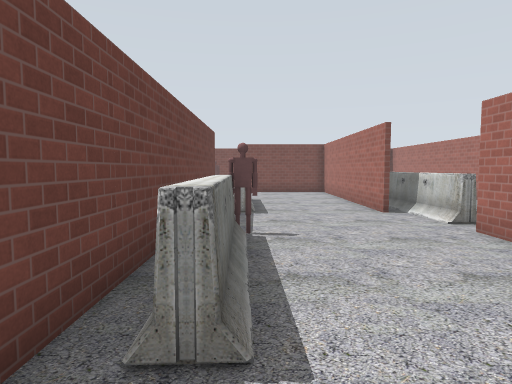
view 1 (above)

24 first-person views from a walk through a robot-simulator world made for Gazebo. The camera is 1.2 m above the floor, tilts 4° down and sees 75° across. Floor lines are 1 m apart. The floor is counted in squares, 1 m on a side. Each view is taken from the middle of a square. On the plan, view 1 faces up. The plan holds only what a view shows up to about 13 squares ahead; the rest is blank. Robots are left out. Gazebo's built-in surfaces are drawn with simple patterns. Some stock models are drawn as simple stand-ins.

view 2
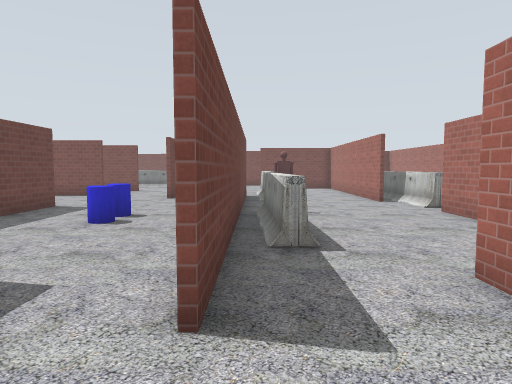

view 3
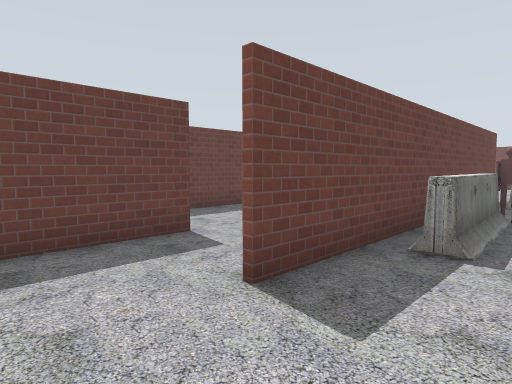

view 4
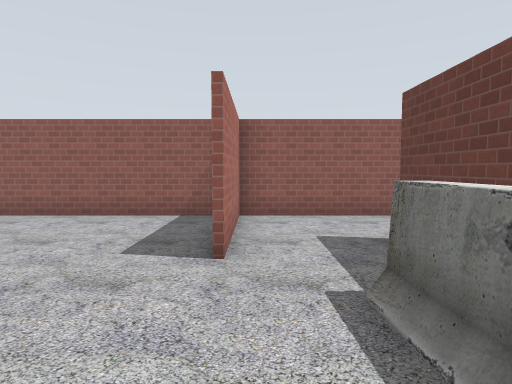

view 5
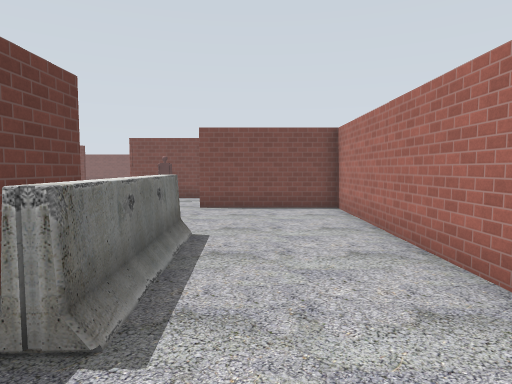

view 6
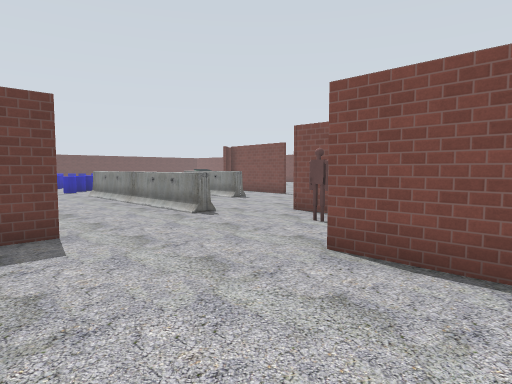

view 7
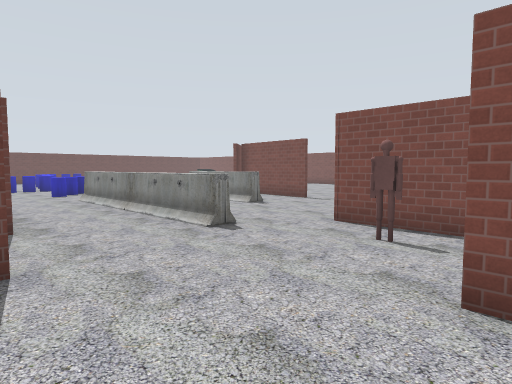

view 8
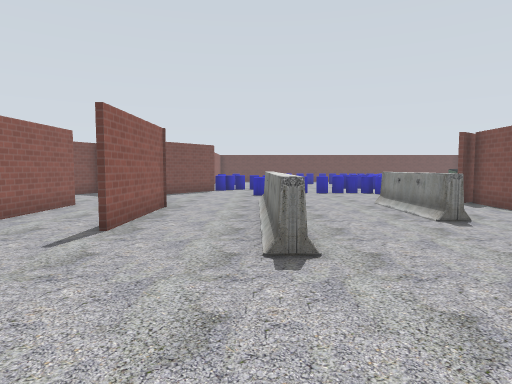

view 9
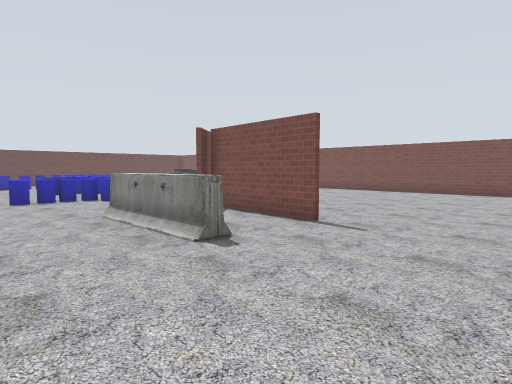

view 10
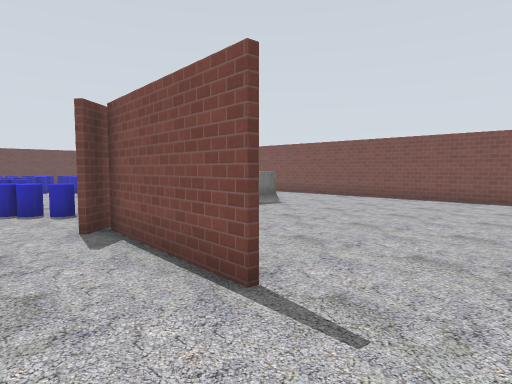

view 11
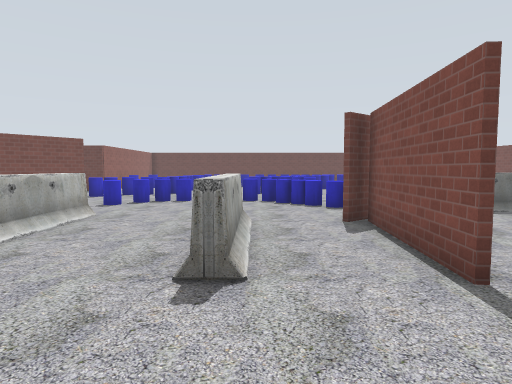

view 12
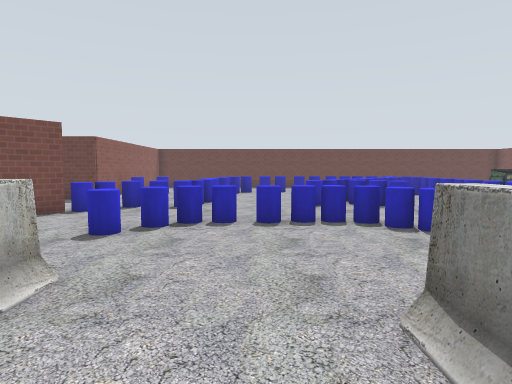

view 13
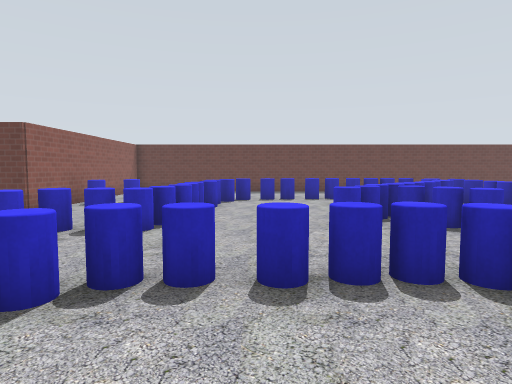

view 14
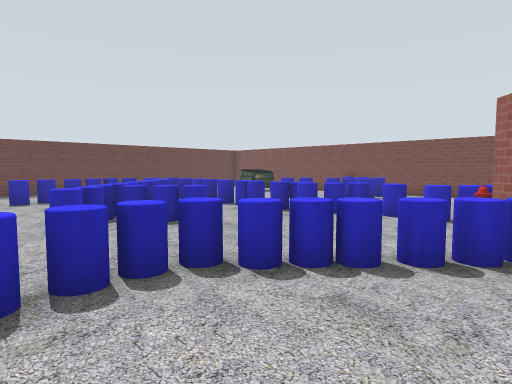

view 15
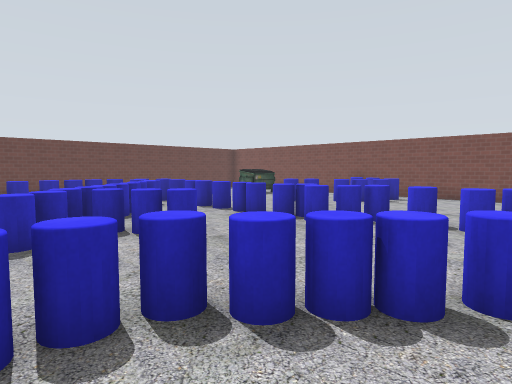

view 16
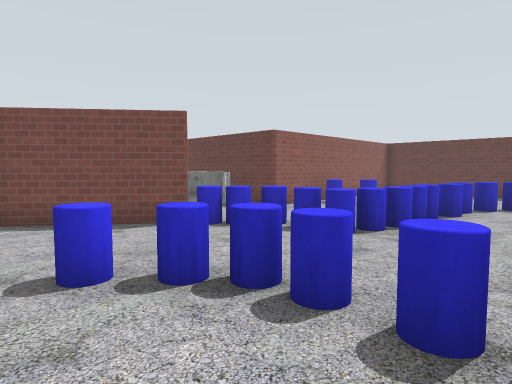

view 17
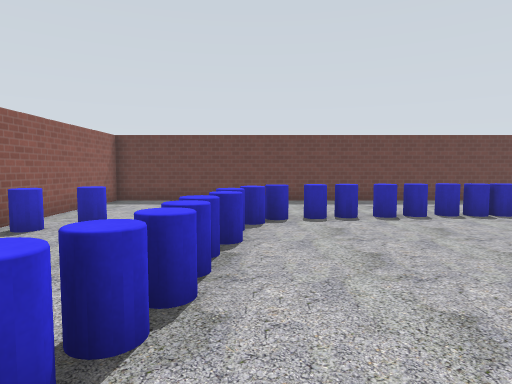

view 18
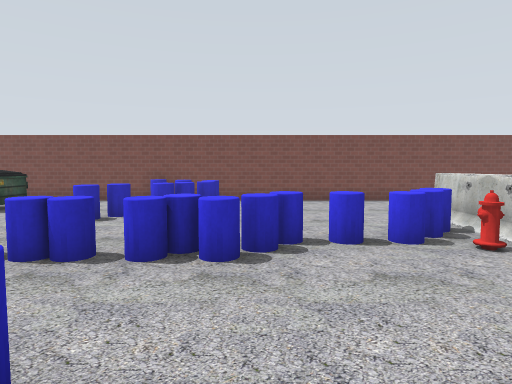

view 19
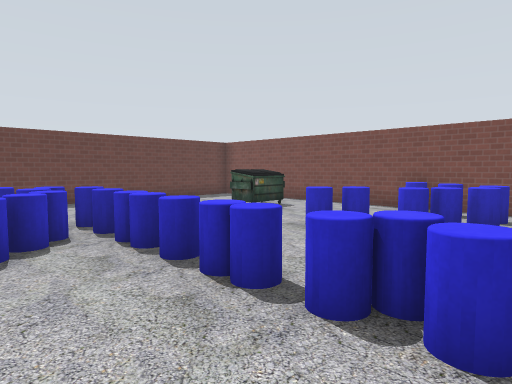

view 20
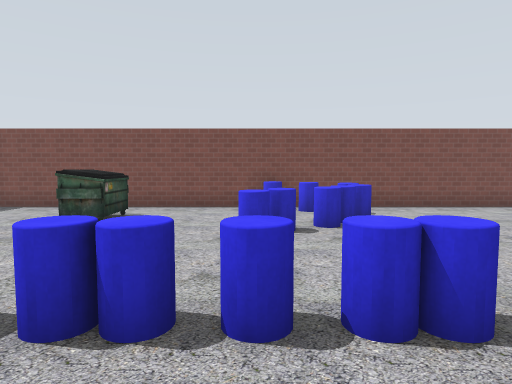

view 21
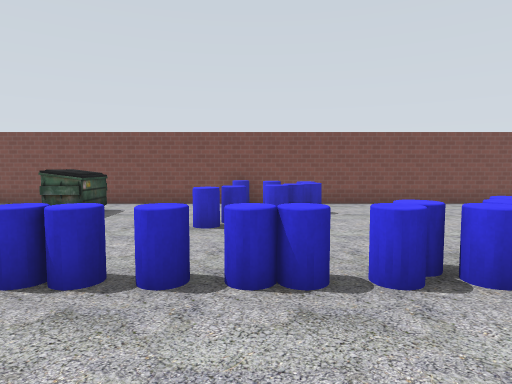

view 22
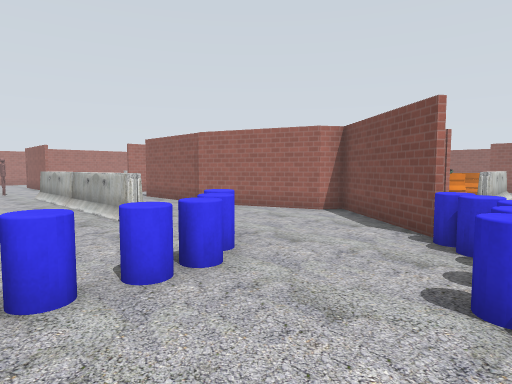

view 23
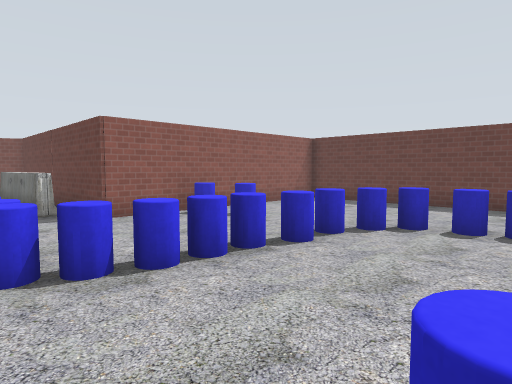

view 24
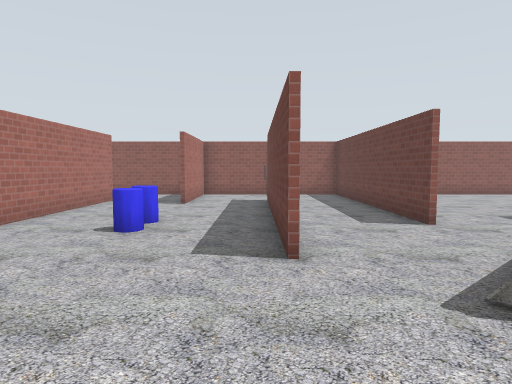

### Floor plan
Points are (right, up) in squares from view 1. A wall is a line through its corners. A room is listed if a view was taken in it or the views show most of it. See-through windows are left out.
Room 1 (views 1, 2, 3)
walls: (-1.6, -0.6) (-1.6, 0.4); (-2.8, -3.5) (1.4, -3.5) (1.4, 0.6); (-1.4, 0.4) (-1.4, -0.6); (-4.4, 0.7) (-4.4, -2.4)
ways out: opening at (-2.5, 0) to room 2; opening at (0.5, 0) to room 2
Room 2 (views 4, 5, 6, 7, 8, 9, 10, 11, 12, 13, 14, 15, 16, 17, 18, 19, 20, 21, 22, 23, 24)
walls: (-11.4, 15.1) (-7.4, 15.1); (-12.1, 12) (-8.7, 12); (-19, 15.7) (-15.8, 13.1) (-15.4, 13.8) (-11.3, 15.2); (-13.2, 26) (-12.4, 25); (-8.4, 25.3) (-12.7, 25.6); (-4.4, 14.7) (-4.4, 13.7); (-1.5, 20.7) (-4.2, 20.7); (-7.4, 7.6) (-7.4, 0.2); (-24.5, 14.8) (-23, 14.8) (-23, 7.5); (-10.7, 5) (-10.7, -1); (-1.4, 8.5) (-1.4, 6.4); (3.5, 15.4) (3.5, 17.2) (-0.7, 17.2); (-7.8, 36.5) (-31.1, 36.5); (-1.4, 1.6) (-1.4, 0.4); (-4.6, -1) (-4.6, 0.6); (-1.6, 0.4) (-1.6, 1.6); (4.2, 4.7) (4.2, 6.4); (8.5, 12.6) (8.5, 13.1); (-31.5, 32) (-31.5, 14.8) (-26.4, 14.8)
ways out: opening at (-2.5, 0) to room 1; opening at (0.5, 0) to room 1; opening at (3, 1.5)
objects: other object (-28, 24) to (-27, 24); other object (-28, 25); other object (-28, 26); other object (-28, 27) to (-27, 27); other object (-27, 20); other object (-27, 21); other object (-27, 22); other object (-27, 23); other object (-27, 28); dumpster (-27, 33) to (-26, 34); other object (-26, 15) to (-25, 15); other object (-26, 16) to (-26, 17); other object (-26, 19) to (-25, 19); other object (-26, 20); other object (-26, 28) to (-26, 29); other object (-25, 26); other object (-25, 27); other object (-25, 28) to (-25, 29); other object (-24, 19); other object (-24, 20); other object (-24, 25); other object (-24, 26); other object (-24, 28) to (-24, 29); other object (-23, 19); other object (-23, 24); other object (-23, 25); other object (-23, 28) to (-23, 29); other object (-23, 32); other object (-23, 36) to (-22, 36); barrier (-22, 10) to (-22, 13); other object (-22, 19); other object (-22, 24); other object (-22, 28) to (-22, 29); other object (-22, 32); other object (-22, 33) to (-21, 33); other object (-22, 35); other object (-21, 17) to (-20, 17); other object (-21, 18); other object (-21, 19); other object (-21, 23); other object (-21, 24); other object (-21, 25); other object (-21, 28); other object (-21, 34) to (-20, 34); other object (-21, 35) to (-20, 35); other object (-20, 16); other object (-20, 25) to (-20, 26); other object (-20, 28); other object (-20, 29); barrier (-19, 6) to (-18, 9); other object (-19, 16); other object (-19, 28); other object (-19, 29); barrier (-18, 7) to (-17, 8); other object (-18, 20) to (-17, 20); other object (-18, 21) to (-17, 21); other object (-18, 22); other object (-18, 23) to (-17, 23); other object (-18, 29) to (-18, 30); other object (-17, 19); other object (-17, 24); other object (-17, 29) to (-17, 30); other object (-16, 18); other object (-16, 24); other object (-16, 25); fire hydrant (-16, 29) to (-15, 29); other object (-16, 30); other object (-15, 25); other object (-15, 26); barrier (-15, 30) to (-14, 32); other object (-14, 26) to (-14, 27); barrier (-13, 18) to (-10, 19); barrier (-12, 22) to (-9, 23); barrier (-9, 9); barrier (-9, 18) to (-6, 19); other object (-5, 4) to (-4, 4); other object (-5, 5) to (-4, 6); other object (-2, 19); barrier (-1, 2) to (0, 6); barrier (-1, 9) to (0, 13); barrier (4, 7) to (5, 11)

Positions as (right, up) in squares from view 1, and headings:
1: (0, 0), facing up
2: (-1, -3), facing up
3: (1, -3), facing up-left
4: (1, 5), facing down
5: (1, 7), facing up
6: (2, 13), facing up-left
7: (0, 14), facing up-left
8: (-1, 18), facing left
9: (-4, 19), facing up-left
10: (-6, 23), facing up-left
11: (-5, 23), facing left
12: (-10, 21), facing left
13: (-14, 21), facing left
14: (-14, 21), facing up-left
15: (-15, 22), facing up-left
16: (-15, 22), facing down-left
17: (-19, 20), facing left
18: (-19, 24), facing up
19: (-19, 26), facing up-left
20: (-23, 26), facing up
21: (-22, 25), facing up
22: (-21, 22), facing down-right
23: (-20, 23), facing down-left
24: (-7, 12), facing down
